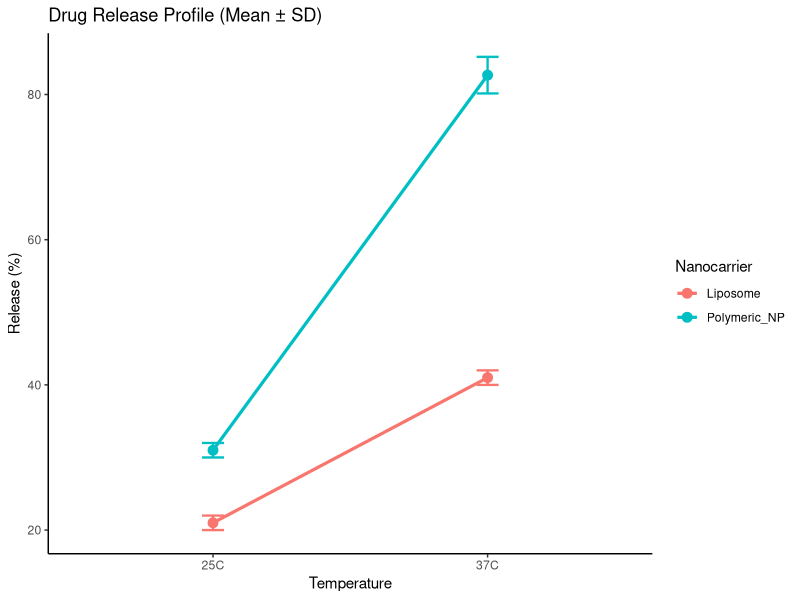
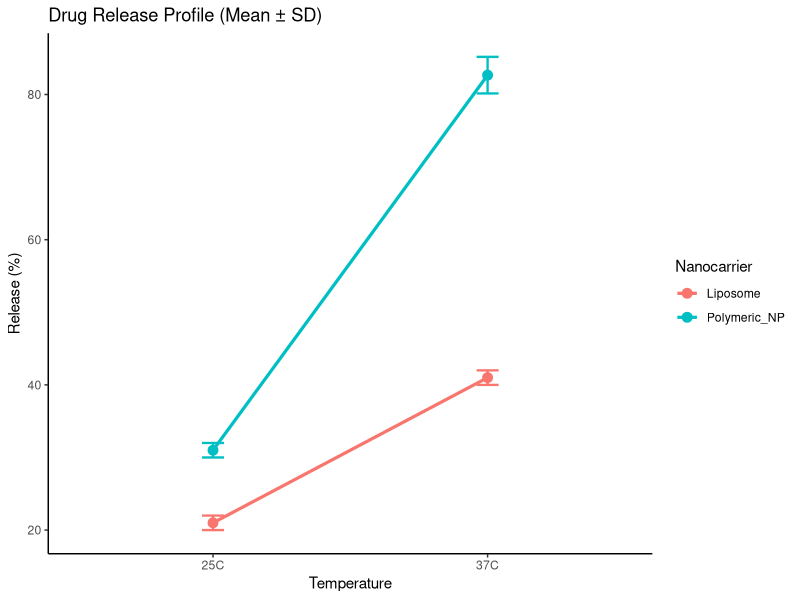

Generate these figures, in order, with R:
#Description : Generates a refined Two-Way interaction plot (Mean ± SD) with optimized error-bar widths and exports the figure as a journal-compliant 300 DPI TIFF file (15x11 cm) using ggsave().
#____________________________________________________________________


library(tidyverse)

twoway_df <- data.frame(
  Nanocarrier = rep(c("Liposome", "Liposome", "Polymeric_NP", "Polymeric_NP"), each = 3),
  Temp        = rep(c("25C", "37C", "25C", "37C"), each = 3),
  Release     = c(
    20, 22, 21,   # Liposome at 25C
    40, 42, 41,   # Liposome at 37C
    30, 32, 31,   # Polymeric_NP at 25C
    80, 85, 83    # Polymeric_NP at 37C
  )
)

final_fig <- ggplot(twoway_df, aes(x = Temp, y = Release, group = Nanocarrier, color = Nanocarrier))+
stat_summary(fun = mean, geom = "line", linewidth = 1.1)+
stat_summary(fun = mean, geom ="point", size = 3)+
stat_summary(fun.data = mean_sdl, fun.args = list(mult = 1), geom = "errorbar", width = 0.08, linewidth = 0.8)+
labs(title = "Drug Release Profile (Mean ± SD)", x = "Temperature", y = "Release (%)") + theme_classic()


print(final_fig)

save <- ggsave(filename = "Interaction_Plot_300dpi.tiff", plot = final_fig, width = 15, height = 11, units = 'cm', dpi = 300)
